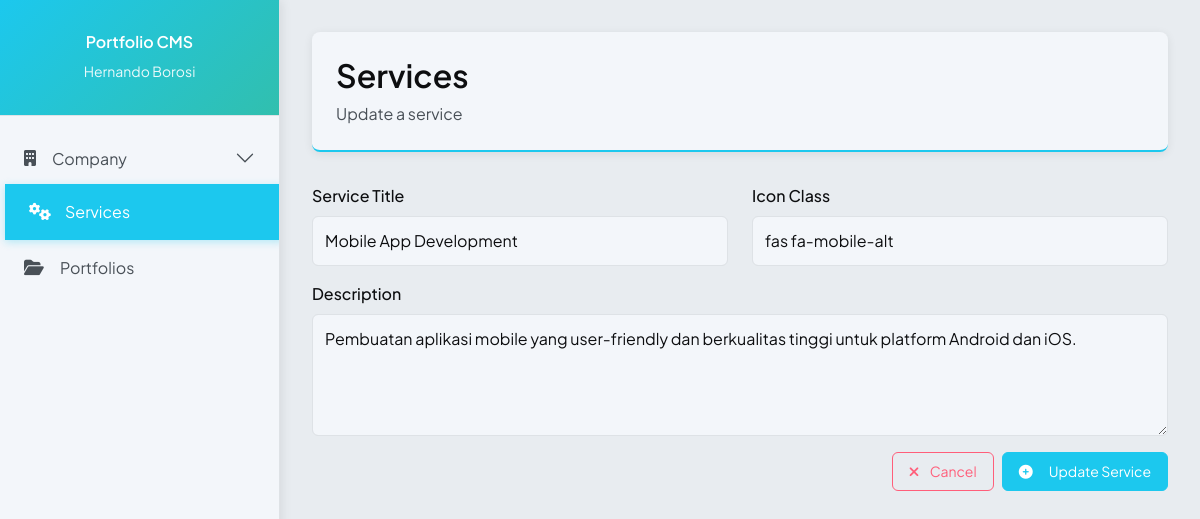
Page /admin/services/2 on the committed database.
### tables this page shows
CREATE TABLE IF NOT EXISTS services (
  id INT AUTO_INCREMENT PRIMARY KEY,
  title VARCHAR(100) NOT NULL,
  icon_class VARCHAR(100),
  description TEXT,
  created_at TIMESTAMP DEFAULT CURRENT_TIMESTAMP,
  updated_at TIMESTAMP DEFAULT CURRENT_TIMESTAMP ON UPDATE CURRENT_TIMESTAMP
);

### application/helpers/validator_helper.php (called while the page is built, shortened)
<?php if (!defined('BASEPATH')) exit('No direct script access allowed');
function validate_resource_id($id)
{
	return is_numeric($id) && (int)$id > 0 ? (int) $id : null;
}

### application/models/ServicesModel.php (called while the page is built, shortened)
<?php defined('BASEPATH') or exit('No direct script access allowed');
class ServicesModel extends CI_Model
{
	private $table_name = "services";
	public function get_by_id(int $id)
	{
		$result["data"] = $this->db
			->get_where($this->table_name, ["id" => $id])
			->row();
		return $result;
	}
}

### index.php (called while the page is built, shortened)
<?php
require_once BASEPATH.'core/CodeIgniter.php';

### application/views/pages/admin/services/form.php (the view)
<?php
$is_update_form = isset($service);
echo form_open($is_update_form ? "admin/services/update/{$service->id}" : "admin/services/create");
?>
<div class="row">
	<div class="col-md-6 mb-3">
		<label for="serviceTitle" class="form-label">Service Title</label>
		<input
			id="title"
			name="title"
			type="text"
			class="form-control"
			placeholder="Service name"
			value="<?= $is_update_form ? $service->title : "" ?>">
	</div>
	<div class="col-md-6 mb-3">
		<label for="icon_class" class="form-label">Icon Class</label>
		<input
			id="icon_class"
			name="icon_class"
			type="text"
			class="form-control"
			placeholder="e.g., fas fa-code"
			value="<?= $is_update_form ? $service->icon_class : "" ?>">
	</div>
</div>
<div class="mb-3">
	<label for="description" class="form-label">
		Description
	</label>
	<textarea
		id="description"
		name="description"
		class="form-control"
		rows="4"><?= $is_update_form ? $service->description : "" ?></textarea>
</div>
<div class="d-flex flex-row-reverse gap-2">
	<button type="submit" class="btn btn-primary">
		<i class="fas fa-plus-circle me-2"></i>
		<?= $is_update_form ? "Update Service" : "Add Service" ?>
	</button>
	<a class="btn btn-outline-danger" href="<?= base_url('admin/services') ?>">
		<button type="button">
			<i class="fas fa-times me-2"></i>
			Cancel
		</button>
	</a>
</div>
<?= form_close(); ?>

### assets/css/main.css (style rules this page uses)
:root { --bs-primary: #1cc8ee; --bs-primary-rgb: 28, 200, 238; --bs-secondary: #f28cc2; --bs-secondary-rgb: 242, 140, 194; --bs-danger: #ff5e7a; --bs-danger-rgb: 255, 94, 122; --bs-info: #31bfae; --bs-info-rgb: 49, 191, 174; --bs-success: #6fcf97; --bs-success-rgb: 111, 207, 151; --bs-warning: #f5c26b; --bs-warning-rgb: 245, 194, 107; --bs-dark: #0d0e10; --bs-dark-rgb: 13, 14, 16; --bs-light: #f3f6fa; --bs-light-rgb: 243, 246, 250; --bg-darkest: #121419; --bg-darkest-rgb: 18, 20, 25; --bg-card: rgba(22, 24, 31, 0.8); }
.btn { display: inline-flex; justify-content: center; align-items: center; gap: 0.5rem; padding-block: 0.5rem; padding-inline: 1rem; font-size: 0.875rem; }
.btn-primary { --bs-btn-bg: var(--bs-primary); --bs-btn-border-color: var(--bs-primary); --bs-btn-hover-bg: #19b0d2; --bs-btn-hover-border-color: #19b0d2; }
.btn-outline-danger { --bs-btn-color: var(--bs-danger); --bs-btn-border-color: var(--bs-danger); --bs-btn-hover-color: #fff; --bs-btn-hover-bg: var(--bs-danger); --bs-btn-hover-border-color: var(--bs-danger); --bs-btn-focus-shadow-rgb: var(--bs-danger-rgb); --bs-btn-active-color: #fff; --bs-btn-active-bg: var(--bs-danger); --bs-btn-active-border-color: var(--bs-danger); --bs-btn-active-shadow: inset 0 3px 5px rgba(0, 0, 0, 0.125); --bs-btn-disabled-color: var(--bs-danger); --bs-btn-disabled-bg: transparent; --bs-btn-disabled-border-color: var(--bs-danger); --bs-gradient: none; }

### assets/css/admin.css (style rules this page uses)
:root { --sidebar-width: 280px; }
* { box-sizing: border-box; }
body { font-family: "Plus Jakarta Sans"; background-color: var(--bs-light); color: var(--bs-dark); margin: 0; padding: 0; }
.form-label { font-weight: 500; color: var(--bs-dark); margin-bottom: 0.5rem; }
.form-control, .form-select { background-color: var(--bs-light); border: 1px solid #dee2e6; color: var(--bs-dark); border-radius: 6px; padding: 0.75rem; transition: all 0.3s ease; }
.form-control::placeholder { color: #6c757d; }

### rows in the picture
services: title "Mobile App Development", icon_class "fas fa-mobile-alt", description "Pembuatan aplikasi mobile yang user-friendly dan berkualitas tinggi untuk platform Android dan iOS."

### other values in the picture
$page_title "Services"
$page_subtitle "Update a service"
